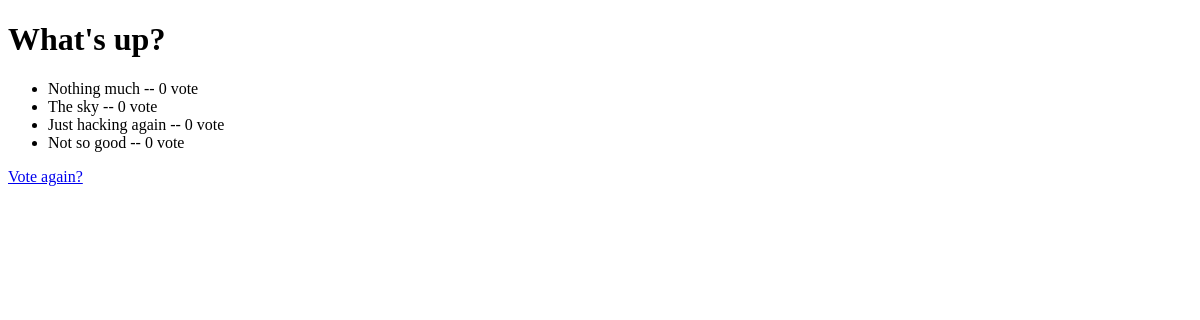
Before: /polls/4/results/ with the older database file.
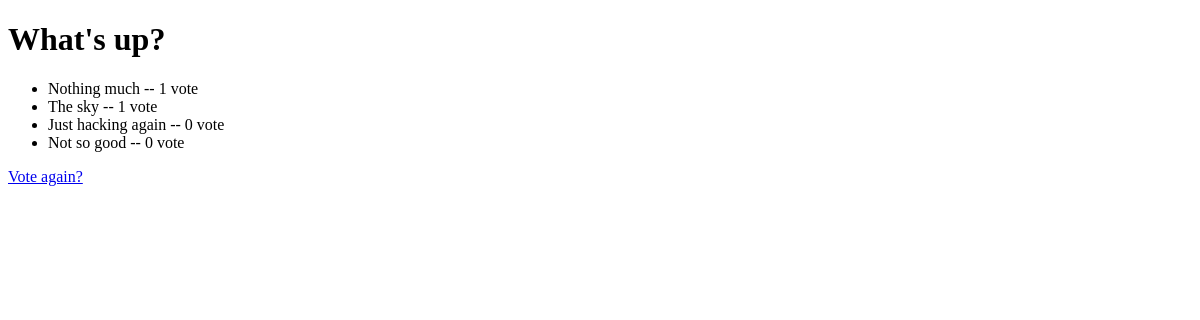
After: the same page with the newer database file.
### polls/models.py (models this page shows, shortened)
class Question(models.Model):
    question_text = models.CharField(max_length=200)
    pub_date = models.DateTimeField('date published')

class Choice(models.Model):
    question = models.ForeignKey(Question, on_delete=models.CASCADE)
    choice_text = models.CharField(max_length=200)
    votes = models.IntegerField(default=0)

### polls/views.py (the view)
# urls.py: path('<int:pk>/results/', views.ResultsView.as_view(), name='results'),
class ResultsView(generic.DetailView):
    model = Question
    template_name = 'polls/results.html'

### polls/templates/polls/results.html (shortened to what this page needs)
<!DOCTYPE html>
<html lang="en">
<head>
</head>
<body>
    <h1>{{ question.question_text }}</h1>
    <ul>
        {% for choice in question.choice_set.all %}
            <li>{{ choice.choice_text }} -- {{ choice.votes }} vote{{ choice.vote|pluralize }}</li>
        {% endfor %}
    </ul>
    <a href="{% url 'polls:detail' question.id %}">Vote again?</a>
</body>
</html>

Changed rows visible on the page:
changed Choice "Nothing much": votes "0" → "1"
changed Choice "The sky": votes "0" → "1"
